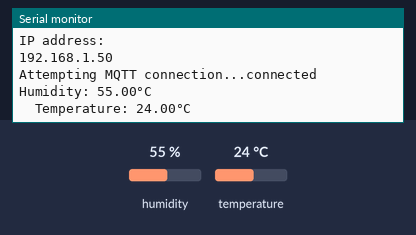
This sketch was run on a simulated ESP8266 (NodeMCU). Parts: the last lines printed to the serial monitor. Inputs (shaded band) come from the test bench; at power-on: humidity 55 %, temperature 24 °C. WiFi joins after 1.5 s; servers stay silent unless stated; random numbers use the default seed unless the sketch sets one; no MQTT or app messages arrive unless stated.

Above: at 2.7 s.
2.8 s: humidity set to 22 %
At 5.4 s:
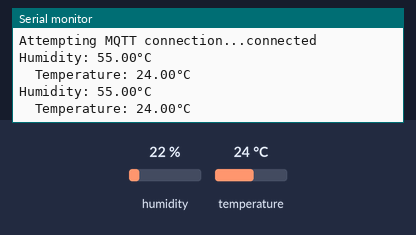
7.7 s: temperature set to 12 °C
At 8.5 s:
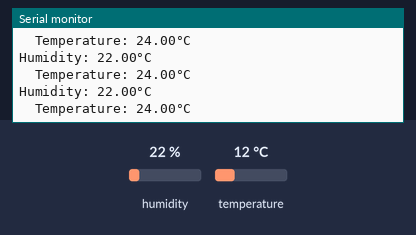
12.6 s: humidity set to 40 %
At 15.1 s:
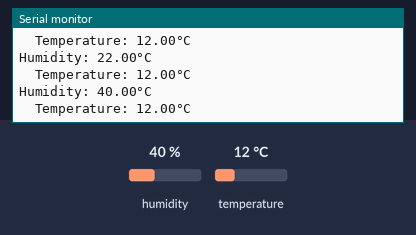
Timing chart, 0 to 16.6 s (numbered marks = the images above; inputs shaded):
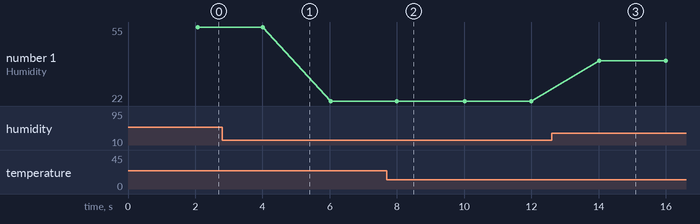

The sketch:

Sensor_Suhu_DHT11.ino
```cpp
#include <ESP8266WiFi.h>
#include <PubSubClient.h>
#include <DHT.h>
#define DHTPIN D7 // digital pin dht11
#define DHTTYPE DHT11 // inisialisasi sensor dht11

//MQTT Topic
#define MQTT_TEMP "temperature"
#define MQTT_HUMD "humidity"

const char* ssid = "PKL ATMDUINO";
const char* password = "wkwkwk";
const char* mqtt_server = "broker.mqtt-dashboard.com";
unsigned long startMillis=0; //variabel menyimpan milidetik terakhir dari loop

WiFiClient espClient;
PubSubClient client(espClient);
DHT dht(DHTPIN, DHTTYPE);

void setup_wifi() {
  delay(10);
  Serial.println();
  Serial.print("Connecting to ");
  Serial.println(ssid);

  WiFi.mode(WIFI_STA);
  WiFi.begin(ssid, password);

  while (WiFi.status() != WL_CONNECTED) {
    delay(500);
    Serial.print(".");
  }

  randomSeed(micros());

  Serial.println("");
  Serial.println("WiFi connected");
  Serial.println("IP address: ");
  Serial.println(WiFi.localIP());
}

void DHT_config(){
 float tempRead = dht.readTemperature();
 float humdRead = dht.readHumidity();
 if (isnan(tempRead) || isnan(humdRead))
 {
  client.publish(MQTT_TEMP, "0");
  client.publish(MQTT_HUMD, "0");
  return;
 }
 client.publish(MQTT_TEMP, String(tempRead).c_str());
 client.publish(MQTT_HUMD, String(humdRead).c_str());
}

void reconnect() {
  // Loop until we're reconnected
  while (!client.connected()) {
    Serial.print("Attempting MQTT connection...");
    String clientId = "belajarmqtt";
    clientId += String(random(0xffff), HEX);
    // Attempt to connect
    if (client.connect(clientId.c_str()))
    {
      Serial.println("connected");
      client.publish("temperature",  "Online");
      client.subscribe("humidity");
    }
    else
    {
      Serial.print("failed, rc=");
      Serial.print(client.state());
      delay(5000);
    }
  }
}

void setup(){
  Serial.begin(9600);
  dht.begin();
  setup_wifi();
  client.setServer(mqtt_server, 1883);
  //client.setCallback(callback);
}

void loop(){
  unsigned long currentMillis = millis(); // variabel mengambil waktu yang berjalan dan menyimpan di variabel milis_sekarang
  if (currentMillis - startMillis >= 2000) { //setiap milis_sekarang - hitungan_milis yang mencapai nilai lebih besar atau sama dengan 2000
    startMillis = currentMillis;
    float tempRead = dht.readTemperature();
    float humdRead = dht.readHumidity();

    DHT_config();
    if (!client.connected()){
      reconnect();
    }
    client.loop();
    Serial.print(F("Humidity: "));
    Serial.print(humdRead);
    Serial.println(F("°C "));
    Serial.print(F("  Temperature: "));
    Serial.print(tempRead);
    Serial.println(F("°C "));
  }
}
```

Measured:
- after the input at 12.6 s, the serial monitor: prints a new line after 1.4 s (image 3)
- plotted number 1: 55 → 22 after the input at 2.8 s, 22 → 40 after the input at 12.6 s
